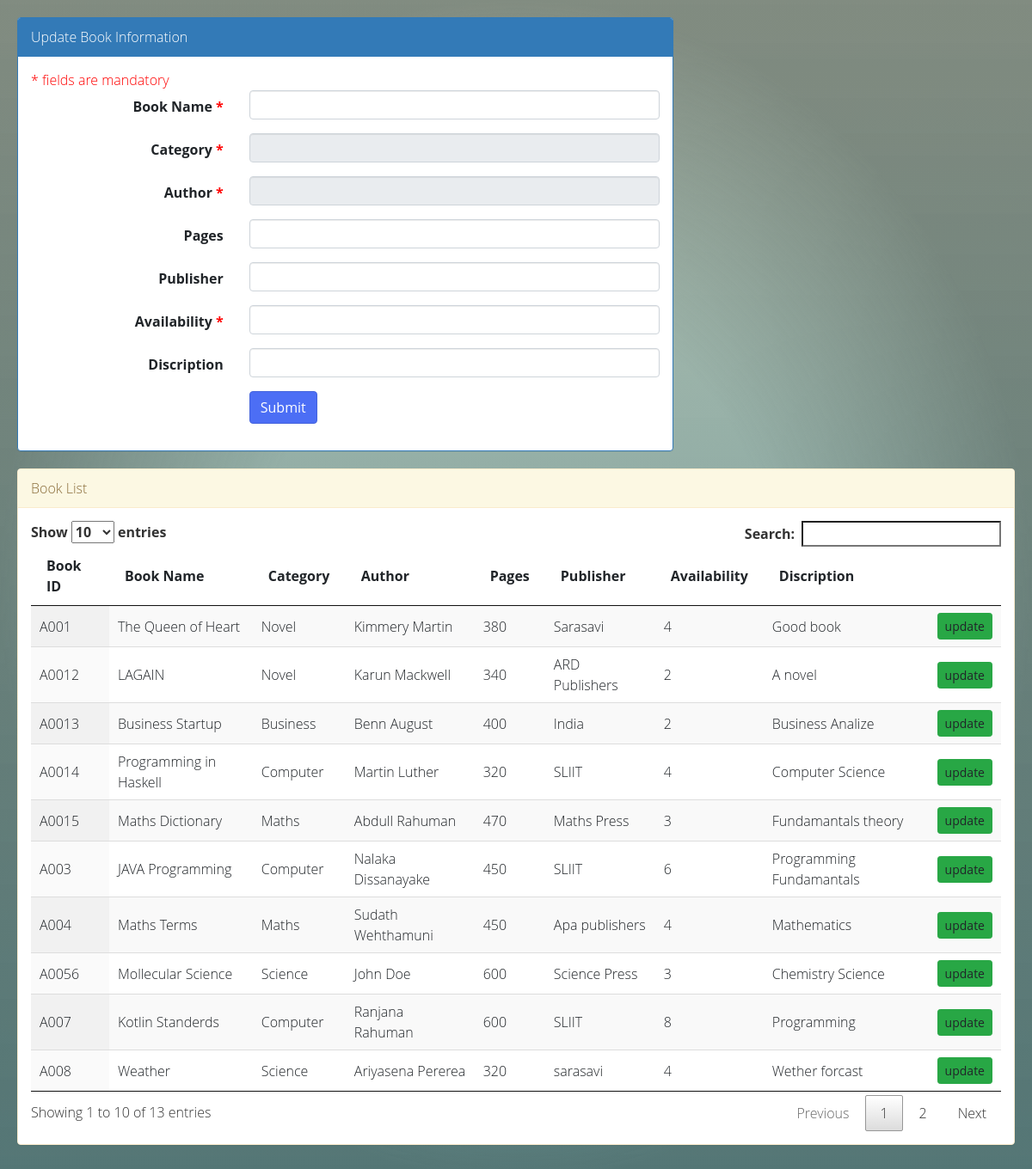
Page /Newfolder/book_update.php on the committed database.
### tables this page shows
CREATE TABLE `books` (
  `id` int(11) NOT NULL,
  `bid` varchar(5) NOT NULL,
  `bookName` varchar(255) NOT NULL,
  `bcategory` varchar(255) NOT NULL,
  `author` varchar(255) NOT NULL,
  `pages` varchar(255) NOT NULL,
  `publisher` varchar(255) NOT NULL,
  `bDate` date NOT NULL,
  `cnumber` varchar(255) NOT NULL,
  `discription` text NOT NULL,
  `image` text NOT NULL
);

### Newfolder/includes/DBs.php (called while the page is built, shortened)
<?php
function getDBConnection() {
    $servername = "localhost";
    $username = "root";
    $password = "";
    $db = "ard_lib";
    $conn = mysqli_connect($servername, $username, $password, $db);
    if (!$conn) {
        die("Connection failed: " . mysqli_connect_error());
    } else {
        return $conn;
    }
}
function getData($sql) {
    $conn = getDBConnection();
    $result = mysqli_query($conn, $sql);
    if (mysqli_num_rows($result) > 0) {
        return $result;
    } else {
        return FALSE;
    }
}
?>

### Newfolder/book_update.php (the view, shortened to what this page needs)
<?php include "includes/DBs.php"; ?>
<!DOCTYPE html>
<html lang="en">
    <head>
    <link rel="stylesheet" href="https://stackpath.bootstrapcdn.com/bootstrap/4.2.1/css/bootstrap.min.css">
    <link rel="stylesheet" href="https://use.fontawesome.com/releases/v5.6.3/css/all.css">
    <link rel="stylesheet" href="./cs/home2.css">
        <link rel="stylesheet" href="https://maxcdn.bootstrapcdn.com/bootstrap/3.3.7/css/bootstrap.min.css">
        <link rel="stylesheet" href="https://maxcdn.bootstrapcdn.com/font-awesome/4.7.0/css/font-awesome.min.css">
        <link href="../css/bootstrap.css" rel="stylesheet" type="text/css" media="all" />
        <link href="../css/style.css" rel="stylesheet" type="text/css" media="all" />
        <link rel="stylesheet" href="../css/style4.css">
        <link href="../css/fontawesome-all.css" rel="stylesheet">
		<link rel='stylesheet prefetch' href='http://dfcb.github.io/extra-strength-responsive-grids/css/grid.css'>
		<link rel='stylesheet prefetch' href='http://thisisstar.com/images/100UI/002/css/paymentfont.css'>
    </head>
    <body>
	 <div class="wrapper">
            <div id="content">
                <div class="blank-page-content">
                    <div class="row">
                        <div class="col-md-8">
                                    <div class="panel panel-primary">
                                        <div class="panel-heading">Update Book Information</div>
                                        <div class="panel-body">
										<form class="form-horizontal" action="book_update.php" method="post">
                                        <span class="mando-msg">* fields are mandatory</span>
                                        <div class="form-group">
                                            <label for="text" class="control-label col-xs-4">Book Name <span class="mando-msg">*</span></label>
                                            <div class="col-xs-8">
                                                <input id="text" name="bookName" type="text"  required="" class="form-control" value="<?php echo $row['bookName'] ?>">
                                            </div>
                                        </div>
                                        <div class="form-group">
                                            <label for="text1" class="control-label col-xs-4">Category <span class="mando-msg">*</span></label>
                                            <div class="col-xs-8">
                                                <input id="text1" name="bcategory" type="text" required="" readonly="" class="form-control" value="<?php echo $row['bcategory'] ?>">
                                            </div>
                                        </div>
                                        <div class="form-group">
                                            <label for="text2" class="control-label col-xs-4">Author <span class="mando-msg">*</span></label>
                                            <div class="col-xs-8">
                                                <input id="text2" name="author" type="text" required="" class="form-control" readonly="" value="<?php echo $row['author'] ?>">
                                            </div>
                                        </div>
                                        <div class="form-group">
                                            <label for="text3" class="control-label col-xs-4">Pages</label>
                                            <div class="col-xs-8">
                                                <input id="text3" name="pages" type="text" class="form-control" value="<?php echo $row['pages'] ?>">
                                            </div>
                                        </div>
                                        <div class="form-group">
                                            <label for="text4" class="control-label col-xs-4">Publisher</label>
                                            <div class="col-xs-8">
                                                <input id="text4" name="publisher" type="text" class="form-control" value="<?php echo $row['publisher'] ?>">
                                            </div>
                                        </div>
                                        <div class="form-group">
                                            <label for="text5" class="control-label col-xs-4">Availability <span class="mando-msg">*</span></label>
                                            <div class="col-xs-8">
                                                <input id="text5" name="cnumber"  type="text" required="" class="form-control" value="<?php echo $row['cnumber'] ?>">
                                            </div>
                                        </div>
										<div class="form-group">
                                            <label for="text4" class="control-label col-xs-4">Discription</label>
                                            <div class="col-xs-8">
                                                <input id="text6" name="discription" type="text" class="form-control" value="<?php echo $row['discription'] ?>">
                                            </div>
                                        </div>
                                        <div class="form-group row">
                                            <div class="col-xs-offset-4 col-xs-8">
                                                <button name="btnUpdate" type="submit" class="btn btn-primary">Submit</button>
                                            </div>
                                        </div>
                                    </form>
                                        </div>
                                    </div>
                        </div>
                        </div>
                    </div>
                    <div class="panel panel-warning">
                        <div class="panel-heading ">Book List</div>
                        <div class="panel-body">
                             <table id="example" class="display table-responsive" cellspacing="0" width="100%">
                        <thead>
                            <tr>
                                <th>Book ID</th>
                                <th>Book Name</th>
                                <th>Category</th>
                                <th>Author</th>
                                <th>Pages</th>
                                <th>Publisher</th>
                                <th>Availability</th>
                                <th>Discription</th>
                                <th></th>
                            </tr>
                        </thead>
                        <tbody>
                            <?php
                            $sql = " SELECT * FROM books ";
                            $resultx = getData($sql);
                            if ($resultx != FALSE) {
                                while ($row = mysqli_fetch_assoc($resultx)) {
                                    ?>
                                    <tr>
                                        <td><?= $row['bid'] ?></td>
                                        <td><?= $row['bookName'] ?></td>
                                        <td><?= $row['bcategory'] ?></td>
                                        <td><?= $row['author'] ?></td>
                                        <td><?= $row['pages'] ?></td>
                                        <td><?= $row['publisher'] ?></td>
                                        <td><?= $row['cnumber'] ?></td>
                                        <td><?= $row['discription'] ?></td>
                                        <td><a class="btn btn-success btn-sm" >update</a></td>
                                    </tr>
                                    <?php
                                }
                            }
                            ?>
                        </tbody>
                    </table>
                        </div>
                    </div>
                </div>
            </div>
        <link href="../css/jquery.dataTables.min.css" rel="stylesheet" type="text/css"/>
    </body>
</html>

### css/style.css (style rules this page uses)
html, body { margin: 0; font-size: 100%; font-family: 'Open Sans', sans-serif; background: #fff; }
.blank-page-content { min-height: 480px; }
.mando-msg { color: red; }
body a { text-decoration: none; transition: 0.5s all; -webkit-transition: 0.5s all; -moz-transition: 0.5s all; -o-transition: 0.5s all; -ms-transition: 0.5s all; }
input[type="button"], button[type="submit"] { transition: 0.5s all; -webkit-transition: 0.5s all; -moz-transition: 0.5s all; -o-transition: 0.5s all; -ms-transition: 0.5s all; }
label { margin: 0; }
.table-responsive { display: block; width: 100%; overflow-x: auto; }
.btn-primary { color: #fff; background-color: #4c6ef5; border-color: #4463dc; }

### css/style4.css (style rules this page uses)
body { font-family: 'Open Sans', sans-serif; background: #f1f1f1; }
a, a:hover, a:focus { color: inherit; text-decoration: none; transition: all 0.3s; }
i, span { display: inline-block; }
.wrapper { display: flex; align-items: stretch; }
#content { padding: 20px; min-height: 100vh; transition: all 0.3s; overflow: hidden; width: 100%; }

### Newfolder/book_update.php (style rules this page uses)
body { font-weight: 100; height: 100%; width: 100%; background: linear-gradient( rgba(200, 247, 197, 0.4), rgba(129, 207, 224, 0.8) ), linear-gradient( rgba(130, 130, 130, 0.5), rgba(130, 130, 115, 0.6) ), radial-gradient(ellipse closest-side at center, rgba(255, 255, 255, 0.9) 50%, rgba(0, 0, 0, 0.4) 100%), url(http://www.thisisstar.com/images/100UI/002/black_marble.jpg) no-repeat center center; background-size: cover; background-attachment: fixed; background-blend-mode: multiply,normal,normal,normal; }

### rows in the picture
books: bid "A001", bookName "The Queen of Heart", bcategory "Novel", author "Kimmery Martin", pages "380", publisher "Sarasavi", cnumber "4", discription "Good book"
books: bid "A003", bookName "JAVA Programming", bcategory "Computer", author "Nalaka Dissanayake", pages "450", publisher "SLIIT", cnumber "6", discription "Programming Fundamantals"
books: bid "A004", bookName "Maths Terms", bcategory "Maths", author "Sudath Wehthamuni", pages "450", publisher "Apa publishers", cnumber "4", discription "Mathematics"
books: bid "A007", bookName "Kotlin Standerds", bcategory "Computer", author "Ranjana Rahuman", pages "600", publisher "SLIIT", cnumber "8", discription "Programming"
books: bid "A008", bookName "Weather", bcategory "Science", author "Ariyasena Pererea", pages "320", publisher "sarasavi", cnumber "4", discription "Wether forcast"
books: bid "A0012", bookName "LAGAIN", bcategory "Novel", author "Karun Mackwell", pages "340", publisher "ARD Publishers", cnumber "2", discription "A novel"
books: bid "A0013", bookName "Business Startup", bcategory "Business", author "Benn August", pages "400", publisher "India", cnumber "2", discription "Business Analize"
books: bid "A0014", bookName "Programming in Haskell", bcategory "Computer", author "Martin Luther", pages "320", publisher "SLIIT", cnumber "4", discription "Computer Science"
books: bid "A0015", bookName "Maths Dictionary", bcategory "Maths", author "Abdull Rahuman", pages "470", publisher "Maths Press", cnumber "3", discription "Fundamantals theory"
books: bid "A0056", bookName "Mollecular Science", bcategory "Science", author "John Doe", pages "600", publisher "Science Press", cnumber "3", discription "Chemistry Science"
